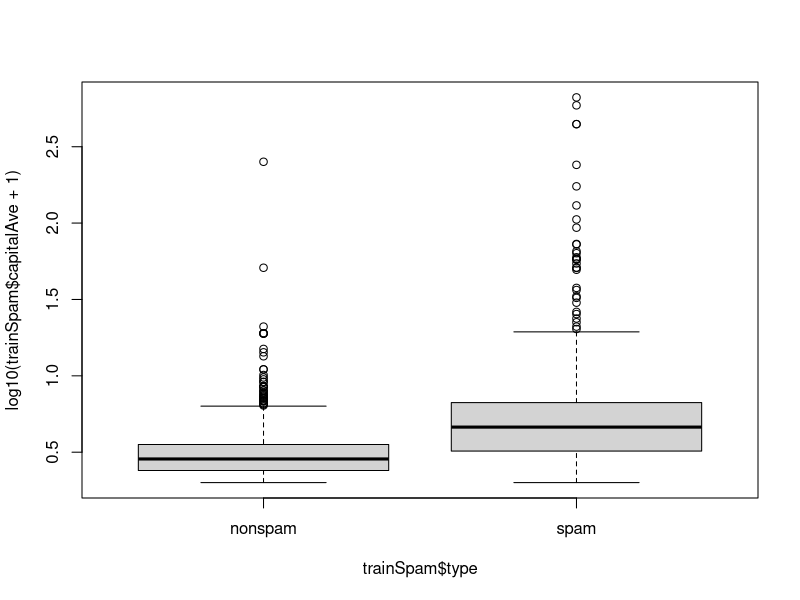
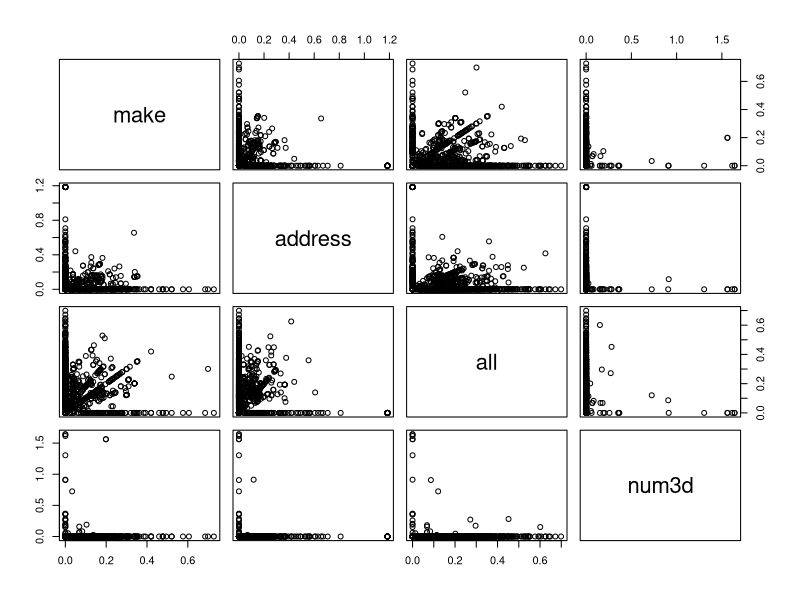
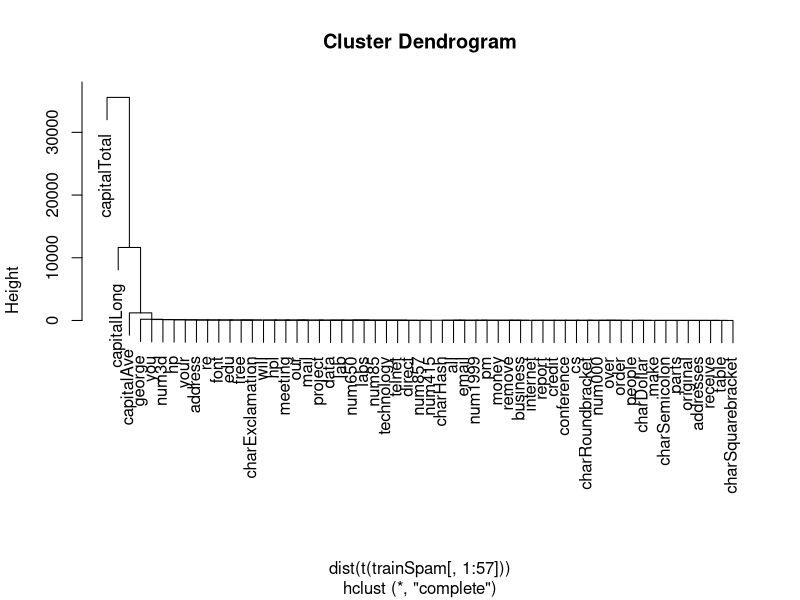
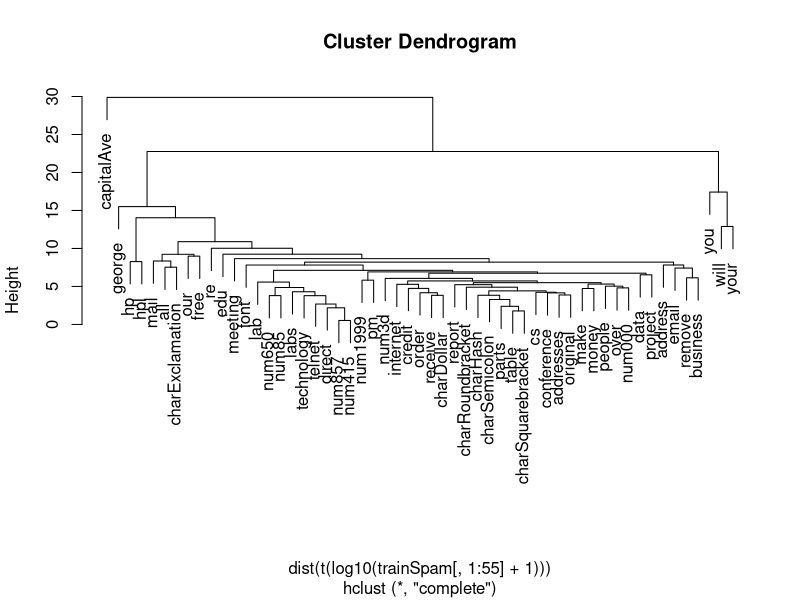

These figures' R source, in order:
library(kernlab)
library(here)
library(magrittr)

# spam email data set
data(spam)

# perform the subsampling -> generate a test and trainning set (prediction)
set.seed(3435)
trainIndicator = rbinom(4601, size = 1, prob = 0.5)
table(trainIndicator)

trainSpam = spam[trainIndicator == 1, ]
testSpam = spam[trainIndicator == 0, ]

names(trainSpam)
# summaries
table(trainSpam$type)
## nonspam    spam 
##    1381     906 

# plots
plot(log10(trainSpam$capitalAve + 1) ~ trainSpam$type)

# relationships between predictors
plot(log10(trainSpam[, 1:4] + 1))

# hierarchical cluster analysis
hCluster = hclust(dist(t(trainSpam[, 1:57])))
plot(hCluster)

# new clustering - take a base 10 log transformation
hClusterUpdated = hclust(dist(t(log10(trainSpam[, 1:55] + 1))))
plot(hClusterUpdated)

# statistical prediction / modeling
trainSpam$numType = as.numeric(trainSpam$type) - 1
costFuction = function(x, y) sum(x != (y > 0.5))
cvError = rep(NA, 55)

library(boot)
# model - logistic regression model
# see if we can predict an email is spam or not by using just a single variable
for (i in 1:55) {
  lmFormula = reformulate(names(trainSpam)[i], response = "numType") # numType ~ [single variable]
  glmFit = glm(lmFormula, family = "binomial", data = trainSpam)
  cvError[i] = cv.glm(trainSpam, glmFit, costFuction, 2)$delta[2]
}

# which predictor has minimum corss-validated error?
names(trainSpam)[which.min(cvError)]
## result: [1] "charDollar"

# get a measure of uncertainty
## use the best model from the group
predictonModel = glm(numType ~ charDollar, family = "binomial", data = trainSpam)

## get predictions on the test set
predictionTest = predict(predictonModel, testSpam)
predictedSpam = rep("nonspam", dim(testSpam)[1])

## classify as 'spam' for those with prob > 0.5
predictedSpam[predictonModel$fitted > 0.5] = "spam"

## classification table
table(predictedSpam, testSpam$type)
## result: predictedSpam nonspam spam
##               nonspam    1346  458
##                  spam      61  449

## error rate
(61+458)/(1246+458+61+449)
## result: [1] 0.2344173
